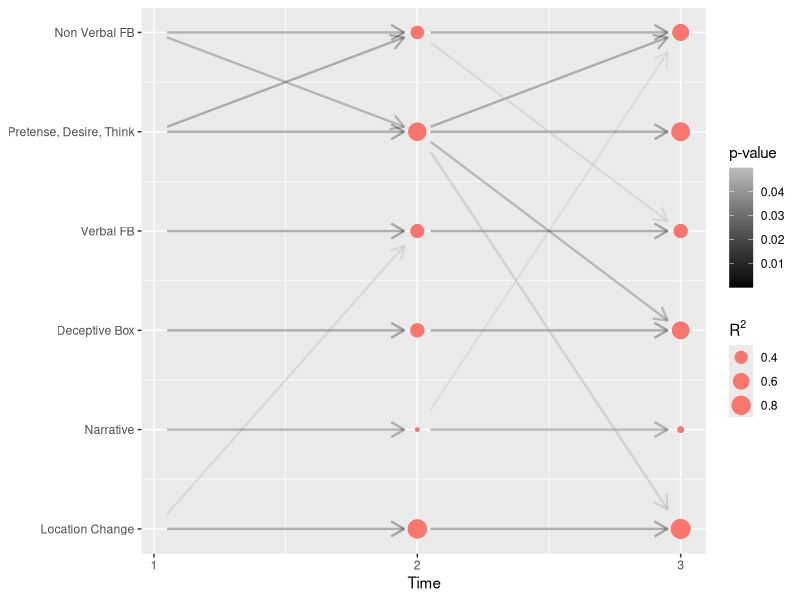

The R source for this figure:
## ---- chunk 1
# knitr::opts_chunk$set(echo = TRUE)
## ---- chunk 2
mydata <- read.table("./data_causal.txt", header=TRUE, sep="\t")
## ---- chunk 3
library(knitr)
kable(rbind(head(mydata,2),tail(mydata,2)),format = "markdown",digits = 6,row.names = FALSE,align = 'c')

## ---- chunk 4
gg_color_hue <- function(n) {
  hues = seq(15, 375, length = n+1)
  hcl(h = hues, l = 65, c = 100)[1:n]
}
## ---- chunk 5
library(ggplot2)

ggplot(mydata) + 
  geom_segment(aes(x = x2, y = y2, xend = xend2, yend = yend2, col = pval), alpha = 0.3, 
               arrow = arrow(length = unit(0.15,"inches")), size = 0.8) +
  scale_color_gradient(high = "gray", low = "black", name = "p-value") +
  geom_point(aes(x = xend, y = yend, size = rsq), col = gg_color_hue(4)[1]) +
  scale_x_continuous(breaks = 1:3) + 
  scale_y_continuous(breaks = 1:6, labels = c("Location Change","Narrative","Deceptive Box",
                                              "Verbal FB","Pretense, Desire, Think",
                                              "Non Verbal FB")) + 
  labs(x = "Time", y = NULL)  +
  guides(size = guide_legend(title = expression(R^2)))
